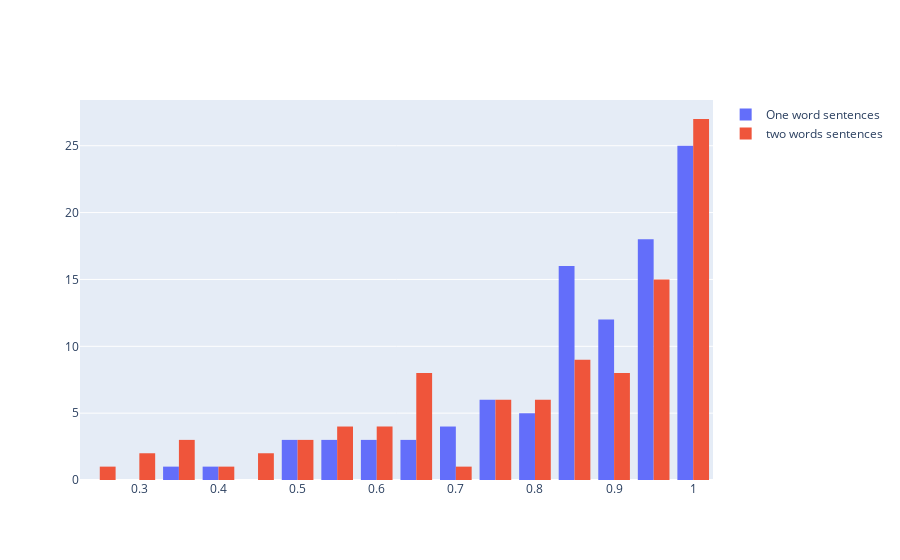

Notebook code for this chart:
### Code cell
fig = go.Figure()

fig.add_trace(go.Histogram(histfunc="count", y=percentages_one, x=percentages_one, name="One word sentences"))
fig.add_trace(go.Histogram(histfunc="count", y=percentages_two, x=percentages_two, name="two words sentences"))

fig.show()
